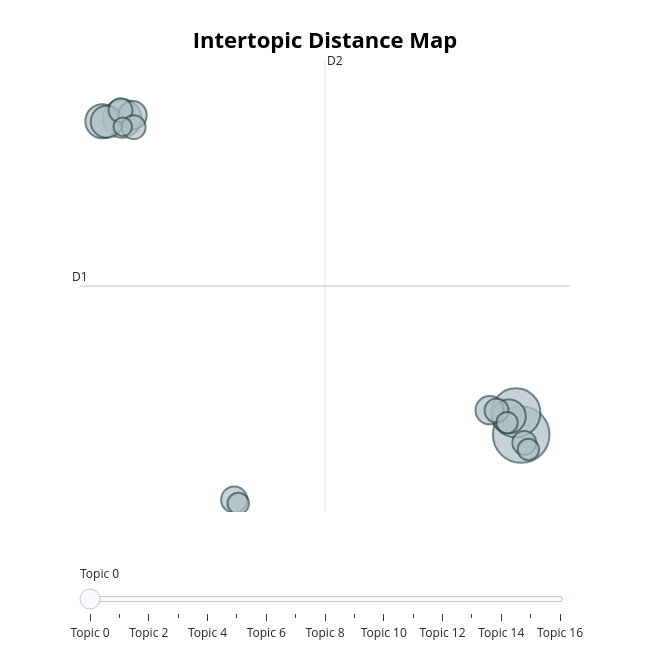

The cell this chart's notebook holds for it:
### Code cell
# Intertopic distance map
fig_map = topic_model.visualize_topics()
fig_map.show()

# Save visualization
fig_map.write_html("topic_distance_map.html")
print("\n✅ Distance map saved to: topic_distance_map.html")

### Figure 1 — Plotly figure (JSON) as saved in the notebook; plotly's stock layout.template omitted (floating-point values rounded to 4 significant figures)
{"data": [{"customdata": [[0, "Barrier-Free Fishing Access", 28], [1, "\"Non-Motorized Boat Launch Amenities and Cleanliness\"", 21], [2, "\"Access to Remote Lakes and Fishing Knowledge\"", 13], [3, "Fisheries Health and Trophy Potential", 10], [4, "\"Riverfront RV Camping Access\"", 10], [5, "\"Desire for Retaining Fish for Food Amidst Conservation Concerns\"", 9], [6, "Seasonal Weather and Conditions for Stethead Fishing", 7], [7, "\"Catch & Release Opportunities for Groups and Kids\"", 7], [8, "Balancing Family Time and Fishing Opportunities", 6], [9, "Columbia Outdoor Beauty and Recreation", 5], [10, "\"Desirable Rainbow Trout and Salmon Experiences in Alaska\"", 5], [11, "\"Ocean Fishing and Outdoor Serenity in Oregon\"", 5], [12, "Complexity of Fishing Regulations", 5], [13, "Concerns About Overpopulation of Fishing Guides", 4], [14, "Proximity to Home and Work", 4], [15, "The Joy of Escaping Outdoors", 4], [16, "\"Enjoyment Over Catch: Navigating Sea Lions and Fishing for Food\"", 3]], "hovertemplate": "<b>Topic %{customdata[0]}</b><br>%{customdata[1]}<br>Size: %{customdata[2]}", "legendgroup": "", "marker": {"color": "#B0BEC5", "line": {"color": "DarkSlateGrey", "width": 2}, "size": [28, 21, 13, 10, 10, 9, 7, 7, 6, 5, 5, 5, 5, 4, 4, 4, 3], "sizemode": "area", "sizeref": 0.0175, "symbol": "circle"}, "mode": "markers", "name": "", "orientation": "v", "showlegend": false, "type": "scatter", "x": [13.85, 13.58, -6.589, -7.604, 13.22, -7.372, 12.23, -6.052, -0.8479, 12.59, -6.67, -6.001, 14.01, 14.22, 13.12, -0.6404, -6.556], "xaxis": "x", "y": [0.6181, 1.846, 18.43, 18.28, 1.64, 18.25, 1.993, 18.61, -3.048, 1.976, 18.89, 17.94, 0.1533, -0.2232, 1.288, -3.256, 17.96], "yaxis": "y"}], "layout": {"annotations": [{"showarrow": false, "text": "D1", "x": -8.745, "y": 8.991, "yshift": 10}, {"showarrow": false, "text": "D2", "x": 3.801, "xshift": 10, "y": 21.73}], "height": 650, "hoverlabel": {"bgcolor": "white", "font": {"family": "Rockwell", "size": 16}}, "legend": {"itemsizing": "constant", "tracegroupgap": 0}, "margin": {"t": 60}, "shapes": [{"line": {"color": "#CFD8DC", "width": 2}, "type": "line", "x0": 3.801, "x1": 3.801, "y0": -3.744, "y1": 21.73}, {"line": {"color": "#9E9E9E", "width": 2}, "type": "line", "x0": -8.745, "x1": 16.35, "y0": 8.991, "y1": 8.991}], "sliders": [{"active": 0, "pad": {"t": 50}, "steps": [{"args": [{"marker.color": [["red", "#B0BEC5", "#B0BEC5", "#B0BEC5", "#B0BEC5", "#B0BEC5", "#B0BEC5", "#B0BEC5", "#B0BEC5", "#B0BEC5", "#B0BEC5", "#B0BEC5", "#B0BEC5", "#B0BEC5", "#B0BEC5", "#B0BEC5", "#B0BEC5"]]}], "label": "Topic 0", "method": "update"}, {"args": [{"marker.color": [["#B0BEC5", "red", "#B0BEC5", "#B0BEC5", "#B0BEC5", "#B0BEC5", "#B0BEC5", "#B0BEC5", "#B0BEC5", "#B0BEC5", "#B0BEC5", "#B0BEC5", "#B0BEC5", "#B0BEC5", "#B0BEC5", "#B0BEC5", "#B0BEC5"]]}], "label": "Topic 1", "method": "update"}, {"args": [{"marker.color": [["#B0BEC5", "#B0BEC5", "red", "#B0BEC5", "#B0BEC5", "#B0BEC5", "#B0BEC5", "#B0BEC5", "#B0BEC5", "#B0BEC5", "#B0BEC5", "#B0BEC5", "#B0BEC5", "#B0BEC5", "#B0BEC5", "#B0BEC5", "#B0BEC5"]]}], "label": "Topic 2", "method": "update"}, {"args": [{"marker.color": [["#B0BEC5", "#B0BEC5", "#B0BEC5", "red", "#B0BEC5", "#B0BEC5", "#B0BEC5", "#B0BEC5", "#B0BEC5", "#B0BEC5", "#B0BEC5", "#B0BEC5", "#B0BEC5", "#B0BEC5", "#B0BEC5", "#B0BEC5", "#B0BEC5"]]}], "label": "Topic 3", "method": "update"}, {"args": [{"marker.color": [["#B0BEC5", "#B0BEC5", "#B0BEC5", "#B0BEC5", "red", "#B0BEC5", "#B0BEC5", "#B0BEC5", "#B0BEC5", "#B0BEC5", "#B0BEC5", "#B0BEC5", "#B0BEC5", "#B0BEC5", "#B0BEC5", "#B0BEC5", "#B0BEC5"]]}], "label": "Topic 4", "method": "update"}, {"args": [{"marker.color": [["#B0BEC5", "#B0BEC5", "#B0BEC5", "#B0BEC5", "#B0BEC5", "red", "#B0BEC5", "#B0BEC5", "#B0BEC5", "#B0BEC5", "#B0BEC5", "#B0BEC5", "#B0BEC5", "#B0BEC5", "#B0BEC5", "#B0BEC5", "#B0BEC5"]]}], "label": "Topic 5", "method": "update"}, {"args": [{"marker.color": [["#B0BEC5", "#B0BEC5", "#B0BEC5", "#B0BEC5", "#B0BEC5", "#B0BEC5", "red", "#B0BEC5", "#B0BEC5", "#B0BEC5", "#B0BEC5", "#B0BEC5", "#B0BEC5", "#B0BEC5", "#B0BEC5", "#B0BEC5", "#B0BEC5"]]}], "label": "Topic 6", "method": "update"}, {"args": [{"marker.color": [["#B0BEC5", "#B0BEC5", "#B0BEC5", "#B0BEC5", "#B0BEC5", "#B0BEC5", "#B0BEC5", "red", "#B0BEC5", "#B0BEC5", "#B0BEC5", "#B0BEC5", "#B0BEC5", "#B0BEC5", "#B0BEC5", "#B0BEC5", "#B0BEC5"]]}], "label": "Topic 7", "method": "update"}, {"args": [{"marker.color": [["#B0BEC5", "#B0BEC5", "#B0BEC5", "#B0BEC5", "#B0BEC5", "#B0BEC5", "#B0BEC5", "#B0BEC5", "red", "#B0BEC5", "#B0BEC5", "#B0BEC5", "#B0BEC5", "#B0BEC5", "#B0BEC5", "#B0BEC5", "#B0BEC5"]]}], "label": "Topic 8", "method": "update"}, {"args": [{"marker.color": [["#B0BEC5", "#B0BEC5", "#B0BEC5", "#B0BEC5", "#B0BEC5", "#B0BEC5", "#B0BEC5", "#B0BEC5", "#B0BEC5", "red", "#B0BEC5", "#B0BEC5", "#B0BEC5", "#B0BEC5", "#B0BEC5", "#B0BEC5", "#B0BEC5"]]}], "label": "Topic 9", "method": "update"}, {"args": [{"marker.color": [["#B0BEC5", "#B0BEC5", "#B0BEC5", "#B0BEC5", "#B0BEC5", "#B0BEC5", "#B0BEC5", "#B0BEC5", "#B0BEC5", "#B0BEC5", "red", "#B0BEC5", "#B0BEC5", "#B0BEC5", "#B0BEC5", "#B0BEC5", "#B0BEC5"]]}], "label": "Topic 10", "method": "update"}, {"args": [{"marker.color": [["#B0BEC5", "#B0BEC5", "#B0BEC5", "#B0BEC5", "#B0BEC5", "#B0BEC5", "#B0BEC5", "#B0BEC5", "#B0BEC5", "#B0BEC5", "#B0BEC5", "red", "#B0BEC5", "#B0BEC5", "#B0BEC5", "#B0BEC5", "#B0BEC5"]]}], "label": "Topic 11", "method": "update"}, {"args": [{"marker.color": [["#B0BEC5", "#B0BEC5", "#B0BEC5", "#B0BEC5", "#B0BEC5", "#B0BEC5", "#B0BEC5", "#B0BEC5", "#B0BEC5", "#B0BEC5", "#B0BEC5", "#B0BEC5", "red", "#B0BEC5", "#B0BEC5", "#B0BEC5", "#B0BEC5"]]}], "label": "Topic 12", "method": "update"}, {"args": [{"marker.color": [["#B0BEC5", "#B0BEC5", "#B0BEC5", "#B0BEC5", "#B0BEC5", "#B0BEC5", "#B0BEC5", "#B0BEC5", "#B0BEC5", "#B0BEC5", "#B0BEC5", "#B0BEC5", "#B0BEC5", "red", "#B0BEC5", "#B0BEC5", "#B0BEC5"]]}], "label": "Topic 13", "method": "update"}, {"args": [{"marker.color": [["#B0BEC5", "#B0BEC5", "#B0BEC5", "#B0BEC5", "#B0BEC5", "#B0BEC5", "#B0BEC5", "#B0BEC5", "#B0BEC5", "#B0BEC5", "#B0BEC5", "#B0BEC5", "#B0BEC5", "#B0BEC5", "red", "#B0BEC5", "#B0BEC5"]]}], "label": "Topic 14", "method": "update"}, {"args": [{"marker.color": [["#B0BEC5", "#B0BEC5", "#B0BEC5", "#B0BEC5", "#B0BEC5", "#B0BEC5", "#B0BEC5", "#B0BEC5", "#B0BEC5", "#B0BEC5", "#B0BEC5", "#B0BEC5", "#B0BEC5", "#B0BEC5", "#B0BEC5", "red", "#B0BEC5"]]}], "label": "Topic 15", "method": "update"}, {"args": [{"marker.color": [["#B0BEC5", "#B0BEC5", "#B0BEC5", "#B0BEC5", "#B0BEC5", "#B0BEC5", "#B0BEC5", "#B0BEC5", "#B0BEC5", "#B0BEC5", "#B0BEC5", "#B0BEC5", "#B0BEC5", "#B0BEC5", "#B0BEC5", "#B0BEC5", "red"]]}], "label": "Topic 16", "method": "update"}]}], "title": {"font": {"color": "Black", "size": 22}, "text": "<b>Intertopic Distance Map</b>", "x": 0.5, "xanchor": "center", "y": 0.95, "yanchor": "top"}, "width": 650, "xaxis": {"anchor": "y", "domain": [0, 1], "range": [-8.745, 16.35], "title": {"text": ""}, "visible": false}, "yaxis": {"anchor": "x", "domain": [0, 1], "range": [-3.744, 21.73], "title": {"text": ""}, "visible": false}}}
